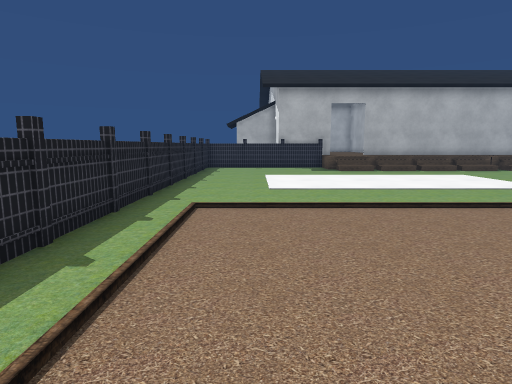
View 1 (above)

21 first-person views from a walk through a scene from a Unity 3-D project. The camera is 1.3 m above the floor, tilts 8° down and sees 75° across. The floor is counted in squares, 1 m on a side. Each view is taken from the middle of a square. On the plan, view 1 faces up. The plan holds only what a view shows up to about 14 squares ahead; the rest is blank. The place goes on beyond the plan. The player character is not drawn. Some surface patterns are stand-ins.

View 2
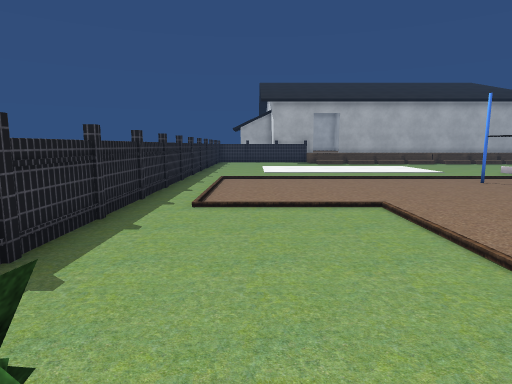

View 3
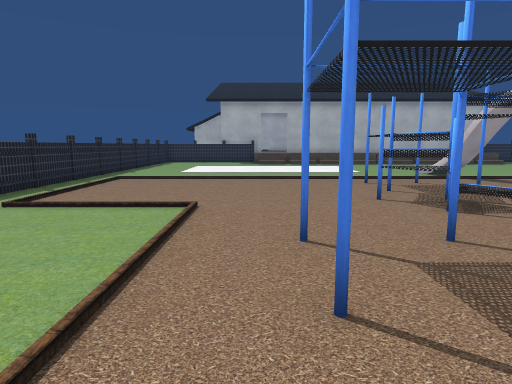

View 4
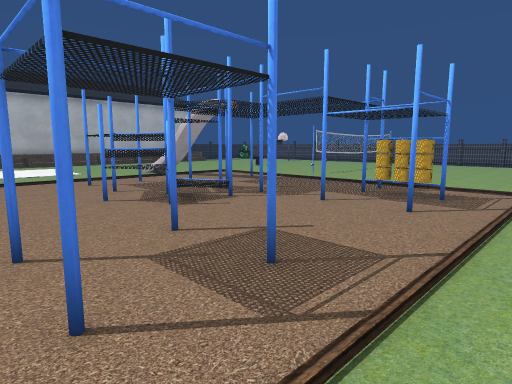

View 5
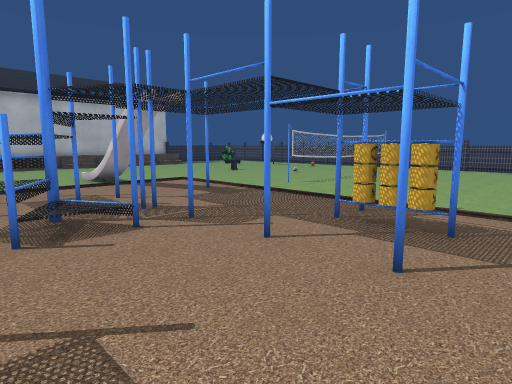

View 6
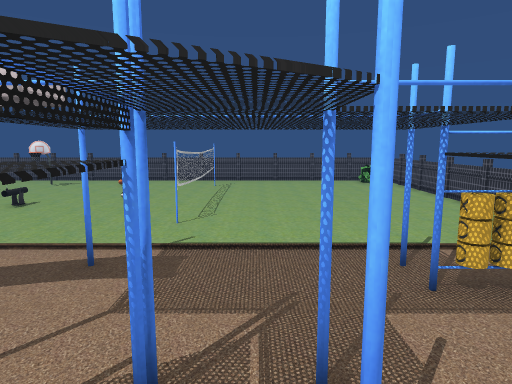

View 7
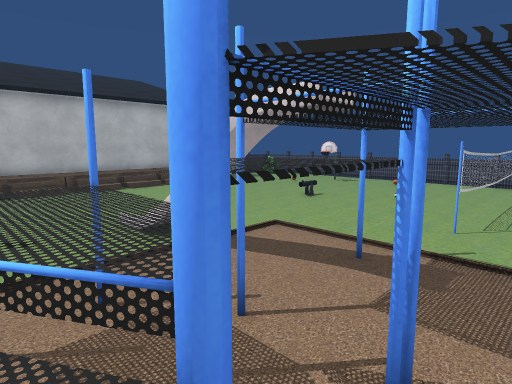

View 8
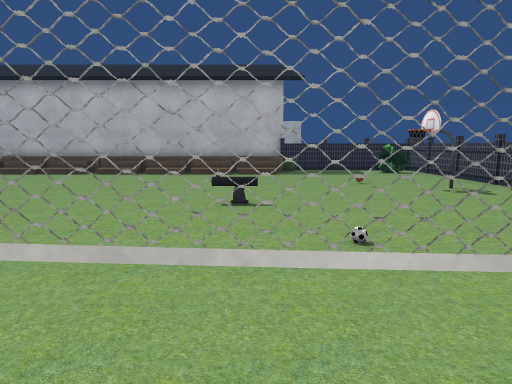

View 9
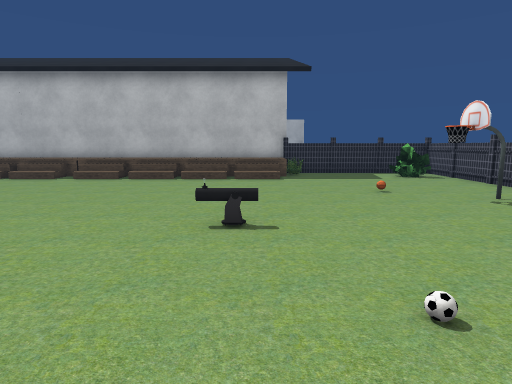

View 10
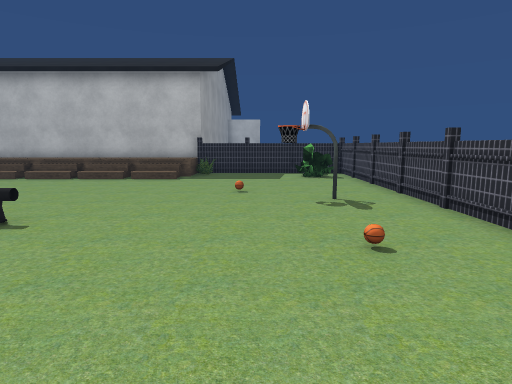

View 11
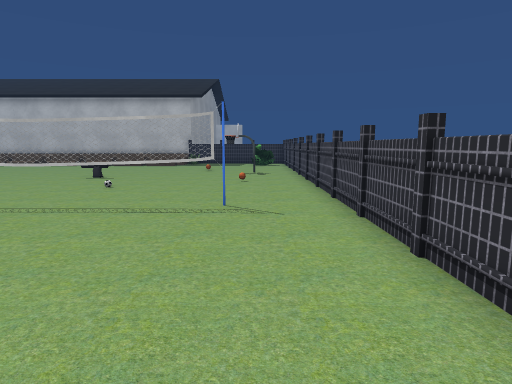

View 12
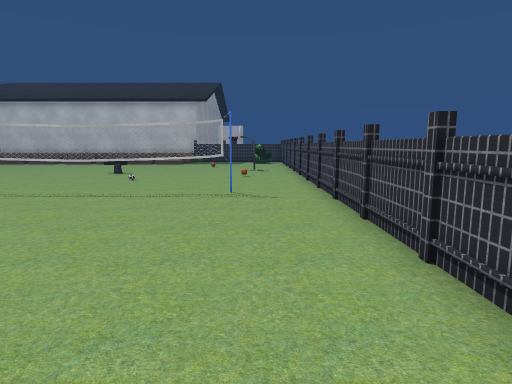

View 13
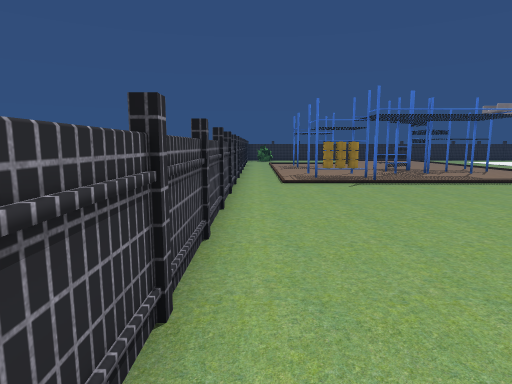

View 14
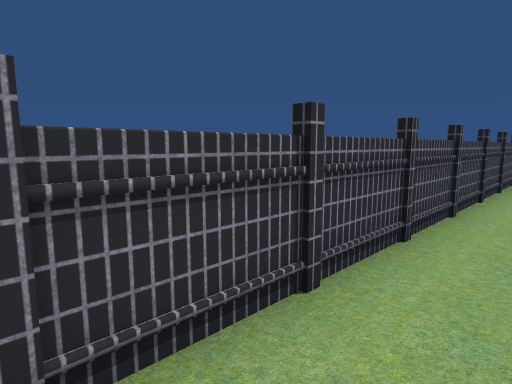

View 15
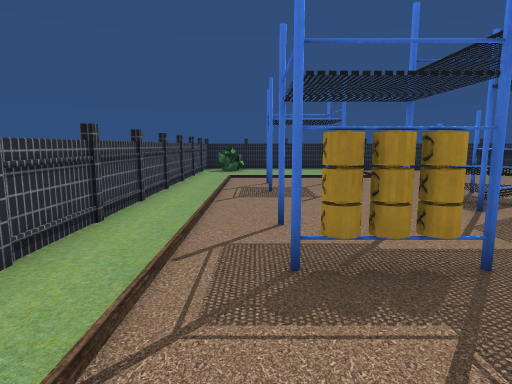

View 16
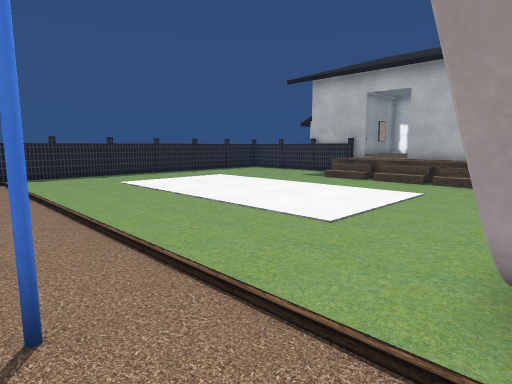

View 17
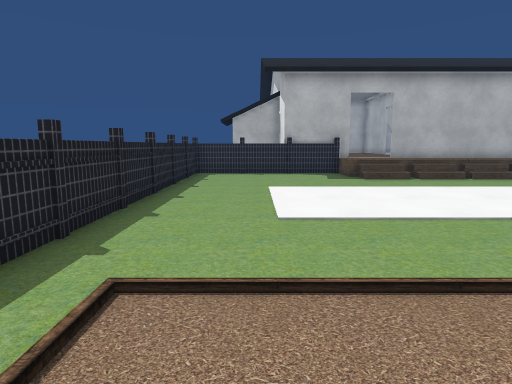

View 18
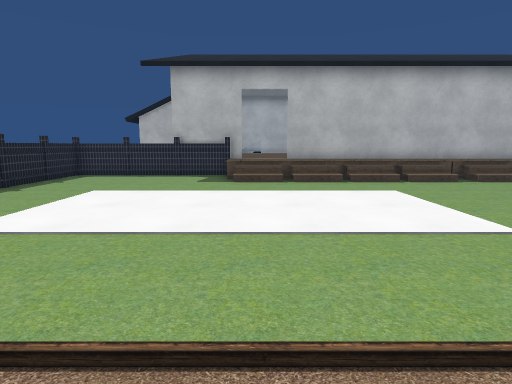

View 19
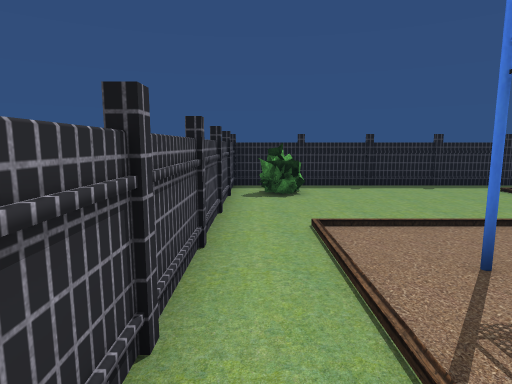

View 20
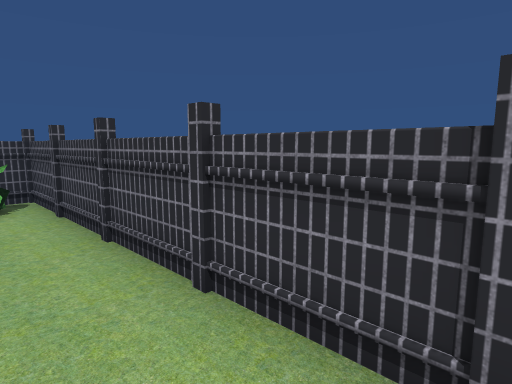

View 21
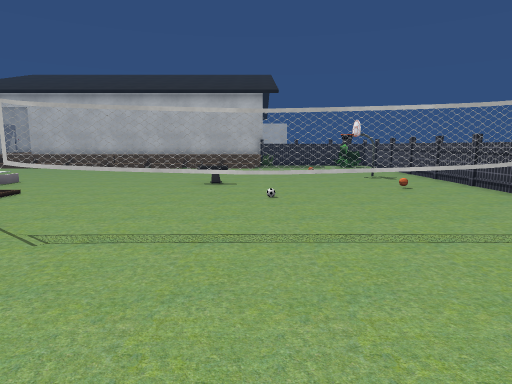

### Floor plan
Key: @ floor where view 1 was taken; # wall or solid block; x gap in a wall; . main floor; : floor 1.5 m higher than the main floor; / step, stairs or slope; = window, fence, low wall or low ledge; T thing the floor can be seen under or through; O other object.
Columns run from 3 left of view 1 to 28 right of it. Each row starts with its distance up from view 1.
 18 #......=////////////////=....OO#
 17 #....../O////////////////......#
 16 #..............................#
 15 #..............................#
 14 #..............................#
 13 #..............................#
 12 #...........................#..#
 11 #..............................#
 10 #..............................#
  9 #............../......OO.......#
  8 #............../...............#
  7 #............../...............#
  6 #............../...............#
  5 #..........::..................#
  4 #........../:.#..#.............#
  3 #..........//.......TTTTTTTTT..#
  2 #.........#/#x.................#
  1 #.........///..................#
  0 #..@...........................#
 -1 #..............................#
 -2 #.......#.#...#.O..............#
 -3 #...............O..............#
 -4 #.......#.#...#................#
 -5 #OO......................... .O#
 -6 ##O...........................O#
 -7 ################################

Positions as (right, up) in squares from view 1, and headings:
1: (0, 0), facing up
2: (0, -6), facing up
3: (4, -6), facing up
4: (4, -6), facing up-right
5: (7, -5), facing up-right
6: (8, 1), facing right
7: (8, 1), facing up-right
8: (20, 2), facing up
9: (20, 4), facing up
10: (24, 4), facing up
11: (26, -4), facing up
12: (26, -6), facing up
13: (26, -6), facing left
14: (26, -5), facing down-left
15: (16, -4), facing left
16: (12, 5), facing up-left
17: (0, 4), facing up
18: (5, 5), facing up
19: (8, -6), facing left
20: (19, -5), facing down-right
21: (21, -2), facing up
